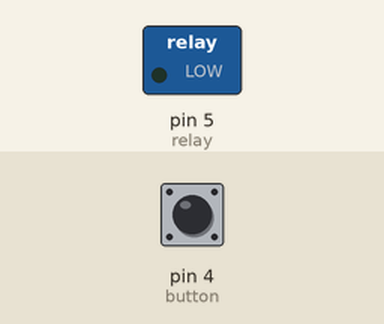
Recording of a sketch running on a simulated Arduino Uno, built with avr-gcc and run on an emulated ATmega328P. Shown: switched loads named in the sketch (green lamp = pin HIGH). The test bench sets the inputs (shaded band); at power-on: pin 4 (button) HIGH. The audio player accepts every command and is not drawn.

Above: at 1.7 s.
1.8 s: pin 4 (button) pulled LOW for 0.15 s
At 2.4 s:
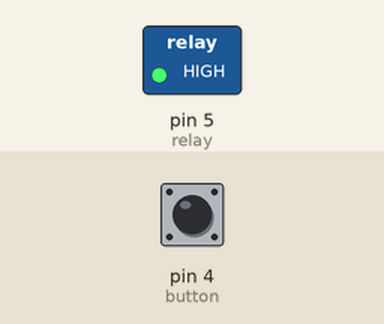
Timing chart, 0 to 4.8 s (numbered marks = the images above; inputs shaded):
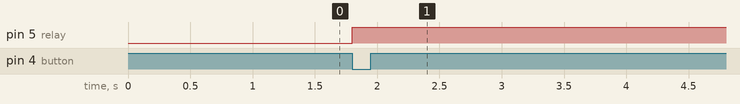

The sketch:

Goi.ino
```cpp
#include <SoftwareSerial.h>
#include "DFRobotDFPlayerMini.h"

SoftwareSerial DF(3, 2);
DFRobotDFPlayerMini myDFPlayer;

int button = 4;
int relay = 5;
int speakerTX = 2;
int speakerRX = 3;
int buttonStatus = 0;
unsigned long timeCountUse = 0; //Dem thoi gian nguoi dung su dung goi

void setup() {
  // put your setup code here, to run once:
  Serial.begin(9600);
  pinMode(button, INPUT);
  pinMode(relay, OUTPUT);
  DF.begin(9600);
  if (!myDFPlayer.begin(DF, true, false))
    while (true)
      delay(0);
  myDFPlayer.volume(20);
}

void loop() {
  // put your main code here, to run repeatedly:
  buttonStatus = digitalRead(button);
  digitalWrite(relay, LOW);
  if (buttonStatus == 0) {
    digitalWrite(relay, HIGH);
    for (int i; i <= 60; i++) {
      if (buttonStatus == HIGH) {
        digitalWrite(relay, LOW);
        break;
      }
      else {
        digitalWrite(relay, HIGH);
        delay(200);
        continue;
      }
      digitalWrite(relay, LOW);
      buttonStatus = digitalRead(button);
    }

    for (int i; i <= 60; i++) {
      if (buttonStatus == HIGH) {
        speakerPause();
        break;
      }
      else {
        speakerStart();
        delay(60000);
        continue;
      }
      digitalWrite(relay, LOW);
      buttonStatus = digitalRead(button);
    }
    buttonStatus = digitalRead(button);
  }

  if (buttonStatus == 1){
    digitalWrite(relay, LOW);
    speakerPause();
  }
}

void speakerStart() {
  myDFPlayer.randomAll();
}

void speakerPause(){
  myDFPlayer.pause();
}
```

Measured:
- after the input at 1.8 s, pin 5 (relay): LOW → HIGH at once
